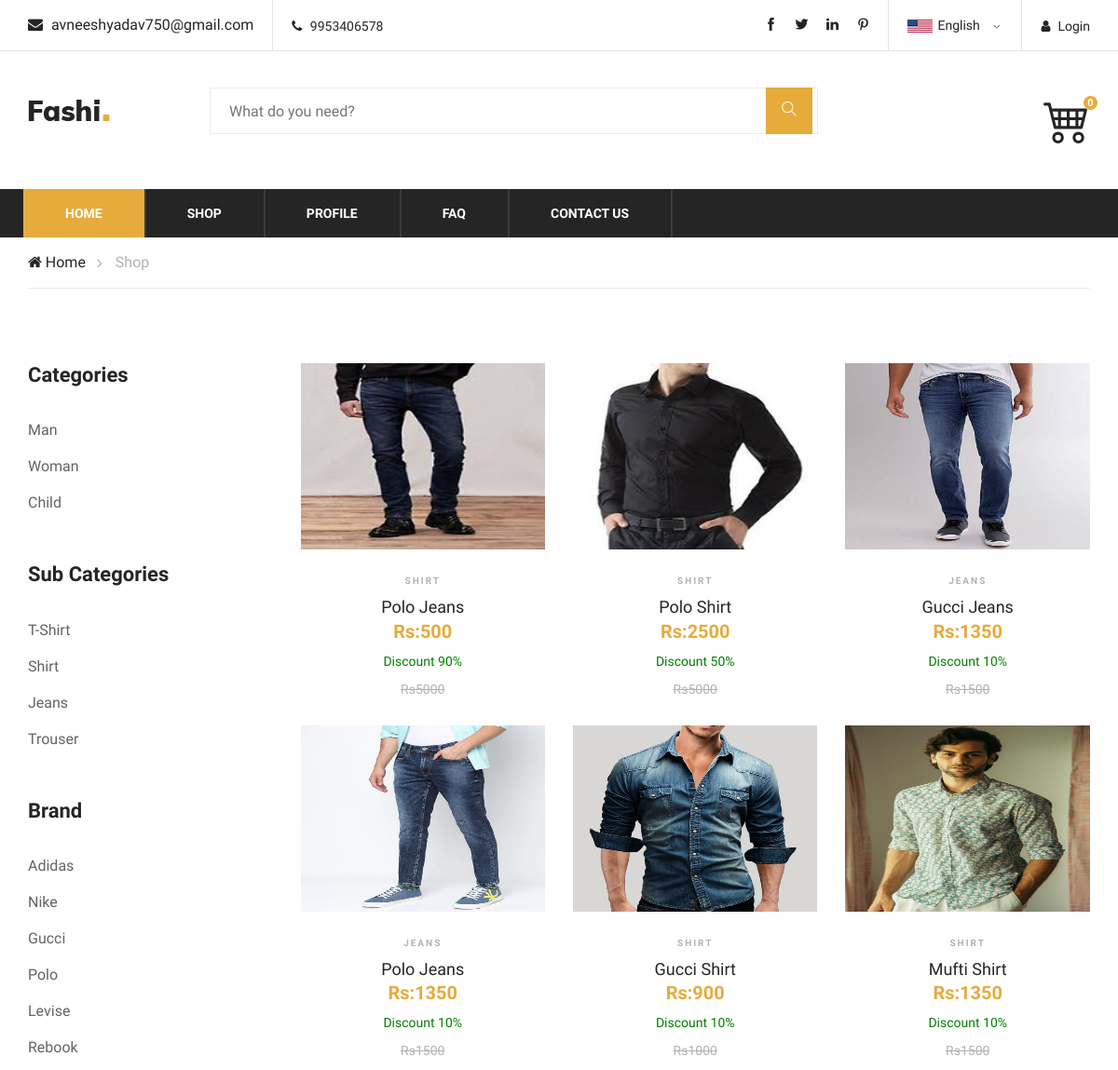
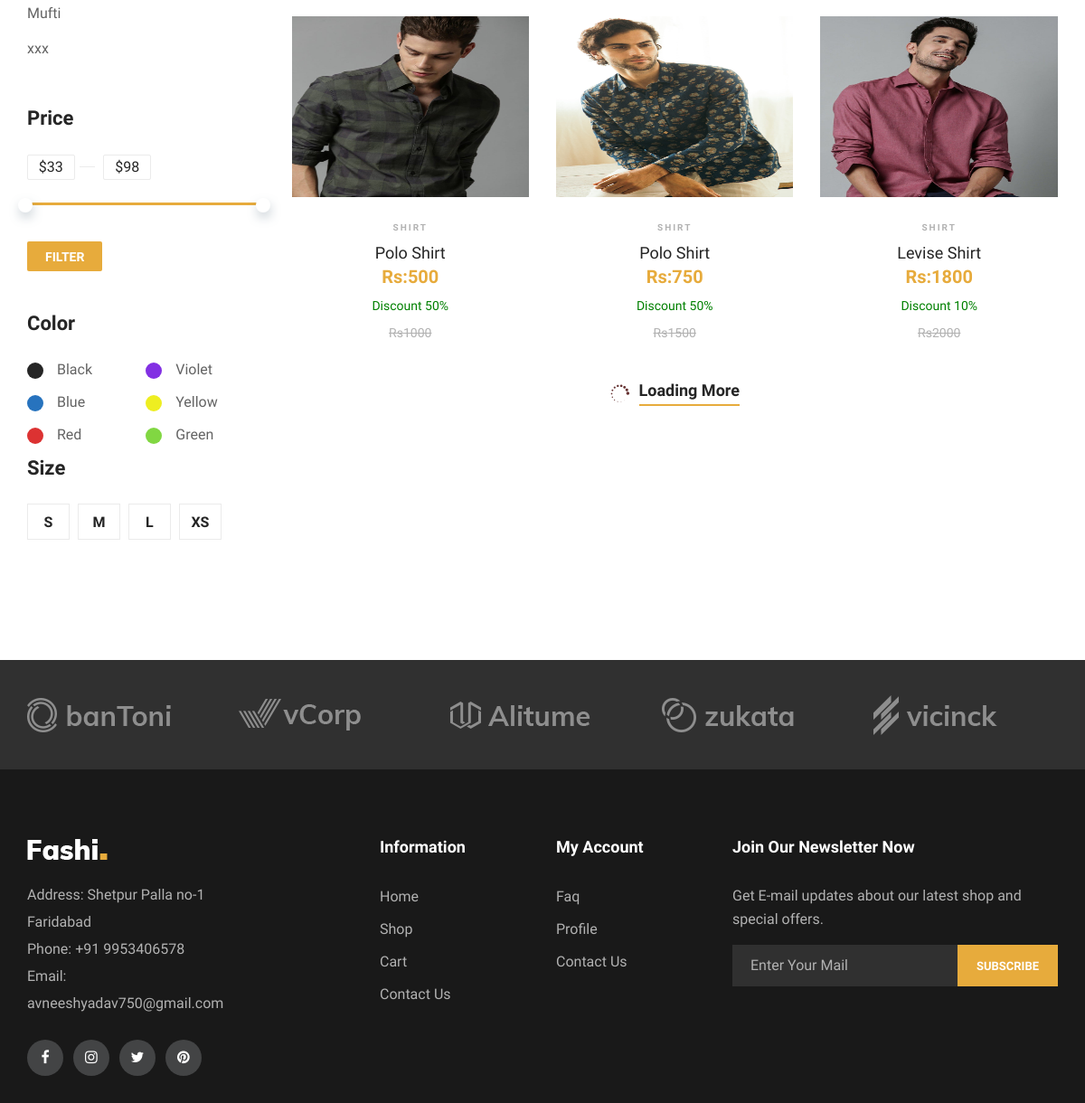
Page /shop/d/d/d/ on the committed database (2 pictures, top to bottom).
### mainApp/models.py (models this page shows, shortened)
class MainCat(models.Model):
    mcid = models.AutoField(primary_key=True)
    name = models.CharField(max_length=20)

class SubCat(models.Model):
    scid = models.AutoField(primary_key=True)
    name = models.CharField(max_length=20)
    def __str__(self):
        return self.name

class Brand(models.Model):
    bid = models.AutoField(primary_key=True)
    name = models.CharField(max_length=20)

class Product(models.Model):
    pid = models.AutoField(primary_key=True)
    name = models.CharField(max_length=50)
    mainCat = models.ForeignKey(MainCat,on_delete=models.CASCADE)
    subCat = models.ForeignKey(SubCat,on_delete=models.CASCADE)
    brand = models.ForeignKey(Brand,on_delete=models.CASCADE)
    seller = models.ForeignKey(Seller,on_delete=models.CASCADE)
    basePrice = models.IntegerField()
    discount = models.IntegerField(default=0,null=True,blank=True)
    finalPrice = models.IntegerField(default=0,null=True,blank=True)
    color = models.CharField(max_length=20)
    size = models.CharField(max_length=10)
    description = models.TextField()
    time = models.DateTimeField(auto_now=True)
    stock = models.BooleanField(default=True)
    pic1 = models.ImageField(upload_to="images/")
    pic2 = models.ImageField(upload_to="images/")
    pic3 = models.ImageField(upload_to="images/")
    pic4 = models.ImageField(upload_to="images/")

### mainApp/views.py (the view)
# urls.py: path('shop/<str:MC>/<str:SC>/<str:BR>/',views.shopPage),
def shopPage(request,MC,SC,BR):
    mainCat = MainCat.objects.all()
    subCat = SubCat.objects.all()
    brand = Brand.objects.all()
    if(MC=="d" and SC=="d" and BR=="d"):
        product = Product.objects.all()
    elif(MC!="d" and SC=="d" and BR=="d"):
        product = Product.objects.filter(mainCat=mainCat.objects.get(name=MC))
    elif(MC=="d" and SC!="d" and BR=="d"):
        product = Product.objects.filter(subCat=subCat.objects.get(name=SC))
    elif(MC=="d" and SC=="d" and BR!="d"):
        product = Product.objects.filter(brand=Brand.objects.get(name=BR))
    elif(MC!="d" and SC!="d" and BR=="d"):
        product = Product.objects.filter(mainCat=mainCat.objects.get(name=BR),subCat=subCat.objects.get(name=SC))
    elif(MC!="d" and SC=="d" and BR!="d"):
        product = Product.objects.filter(mainCat=mainCat.objects.get(name=BR),brand=Brand.objects.get(name=BR))
    elif(MC=="d" and SC!="d" and BR!="d"):
        product = Product.objects.filter(subCat=subCat.objects.get(name=SC),brand=Brand.objects.get(name=BR))
    else:
        product = Product.objects.filter(subCat=subCat.objects.get(name=SC),brand=Brand.objects.get(name=BR),mainCat=mainCat.objects.get(name=BR))
    product=product[::-1]
    return render(request,"shop.html",{
                            "mainCat":mainCat,
                            "subCat":subCat,
                            "Brand":brand,
                            "Product":product,
                            "MC":MC,
                            "BR":BR,
                            "SC":SC,
                            "Count":count,
    })

### mainApp/templates/shop.html (shortened to what this page needs)
{% extends 'index.html' %}
{% load static  %}
{% block body %}
    <div class="breacrumb-section">
        <div class="container">
            <div class="row">
                <div class="col-lg-12">
                    <div class="breadcrumb-text">
                        <a href="/"><i class="fa fa-home"></i> Home</a>
                        <span>Shop</span>
                    </div>
                </div>
            </div>
        </div>
    </div>
    <section class="product-shop spad">
        <div class="container">
            <div class="row">
                <div class="col-lg-3 col-md-6 col-sm-8 order-2 order-lg-1 produts-sidebar-filter">
                    <div class="filter-widget">
                        <h4 class="fw-title">Categories</h4>
                        <ul class="filter-catagories">
                            {% for i in mainCat %}
                            <li><a href="/shop/{{i.name}}/{{SC}}/{{BR}}/">{{i.name}}</a></li>
                            {% endfor %}
                        </ul>
                    </div>
                    <div class="filter-widget">
                        <h4 class="fw-title">Sub Categories</h4>
                        <ul class="filter-catagories">
                            {% for i in subCat %}
                            <li><a href="/shop/{{MC}}/{{i.name}}/{{BR}}/"">{{i.name}}</a></li>
                            {% endfor %}
                        </ul>
                    </div>
                    <div class="filter-widget">
                        <h4 class="fw-title">Brand</h4>
                        <ul class="filter-catagories">
                            {% for i in Brand %}
                            <li><a href="/shop/{{MC}}/{{SC}}/{{i.name}}/"">{{i.name}}</a></li>
                            {% endfor %}
                        </ul>
                    </div>
                    <div class="filter-widget">
                        <h4 class="fw-title">Price</h4>
                        <div class="filter-range-wrap">
                            <div class="range-slider">
                                <div class="price-input">
                                    <input type="text" id="minamount">
                                    <input type="text" id="maxamount">
                                </div>
                            </div>
                            <div class="price-range ui-slider ui-corner-all ui-slider-horizontal ui-widget ui-widget-content"
                                data-min="33" data-max="98">
                                <span tabindex="0" class="ui-slider-handle ui-corner-all ui-state-default"></span>
                                <span tabindex="0" class="ui-slider-handle ui-corner-all ui-state-default"></span>
                            </div>
                        </div>
                        <a href="#" class="filter-btn">Filter</a>
                    </div>
                    <div class="filter-widget">
                        <h4 class="fw-title">Color</h4>
                        <div class="fw-color-choose">
                            <div class="cs-item">
                                <label class="cs-black" for="cs-black">Black</label>
                            </div>
                            <div class="cs-item">
                                <label class="cs-violet" for="cs-violet">Violet</label>
                            </div>
                            <div class="cs-item">
                                <label class="cs-blue" for="cs-blue">Blue</label>
                            </div>
                            <div class="cs-item">
                                <label class="cs-yellow" for="cs-yellow">Yellow</label>
                            </div>
                            <div class="cs-item">
                                <label class="cs-red" for="cs-red">Red</label>
                            </div>
                            <div class="cs-item">
                                <label class="cs-green" for="cs-green">Green</label>
                            </div>
                        </div>
                    </div>
                    <div class="filter-widget">
                        <h4 class="fw-title">Size</h4>
                        <div class="fw-size-choose">
                            <div class="sc-item">
                                <label for="s-size">s</label>
                            </div>
                            <div class="sc-item">
                                <label for="m-size">m</label>
                            </div>
                            <div class="sc-item">
                                <label for="l-size">l</label>
                            </div>
                            <div class="sc-item">
                                <label for="xs-size">xs</label>
                            </div>
                        </div>
                    </div>
                </div>
                <div class="col-lg-9 order-1 order-lg-2">
                    <div class="product-list">
                        <div class="row">
                            {% for i in Product %}
                            <div class="col-lg-4 col-sm-6">
                                <div class="product-item">
                                    <div class="pi-pic">
                                        <img src="{{i.pic1.url}}" style="width: 200px;height:200px;" alt="">
                                    </div>
                                    <div class="pi-text">
                                        <div class="catagory-name">{{i.subCat}}</div>
                                        <a href="/product/{{i.pid}}/">
                                            <h5>{{i.name}}</h5>
                                        </a>
                                        <div class="product-price">
                                            Rs:{{i.finalPrice}}
                                            <br><span style="color: green;text-decoration: none;">Discount {{i.discount}}%</span>
                                            <br>
                                            <span>Rs{{i.basePrice}}</span>
                                        </div>
                                    </div>
                                </div>
                            </div>
                            {% endfor %}
                        </div>
                    </div>
                    <div class="loading-more">
                        <i class="icon_loading"></i>
                        <a href="#">
                            Loading More
                        </a>
                    </div>
                </div>
            </div>
        </div>
    </section>
{% endblock %}

### rows in the picture
MainCat: name "Man"
MainCat: name "Woman"
MainCat: name "Child"
SubCat: name "T-Shirt"
SubCat: name "Shirt"
SubCat: name "Jeans"
SubCat: name "Trouser"
Brand: name "Adidas"
Brand: name "Nike"
Brand: name "Gucci"
Brand: name "Polo"
Brand: name "Levise"
Brand: name "Rebook"
Brand: name "Mufti"
Brand: name "xxx"
Product: pic1 (picture), subCat "SHIRT", name "Polo Jeans", finalPrice "500", discount "90", basePrice "5000"
Product: pic1 (picture), subCat "SHIRT", name "Polo Shirt", finalPrice "2500", discount "50", basePrice "5000"
Product: pic1 (picture), subCat "JEANS", name "Gucci Jeans", finalPrice "1350", discount "10", basePrice "1500"
Product: pic1 (picture), subCat "JEANS", name "Polo Jeans", finalPrice "1350", discount "10", basePrice "1500"
Product: pic1 (picture), subCat "SHIRT", name "Gucci Shirt", finalPrice "900", discount "10", basePrice "1000"
Product: pic1 (picture), subCat "SHIRT", name "Mufti Shirt", finalPrice "1350", discount "10", basePrice "1500"
Product: pic1 (picture), subCat "SHIRT", name "Polo Shirt", finalPrice "500", discount "50", basePrice "1000"
Product: pic1 (picture), subCat "SHIRT", name "Polo Shirt", finalPrice "750", discount "50", basePrice "1500"
Product: pic1 (picture), subCat "SHIRT", name "Levise Shirt", finalPrice "1800", discount "10", basePrice "2000"

### other values in the picture
{{ Count }} "0"
